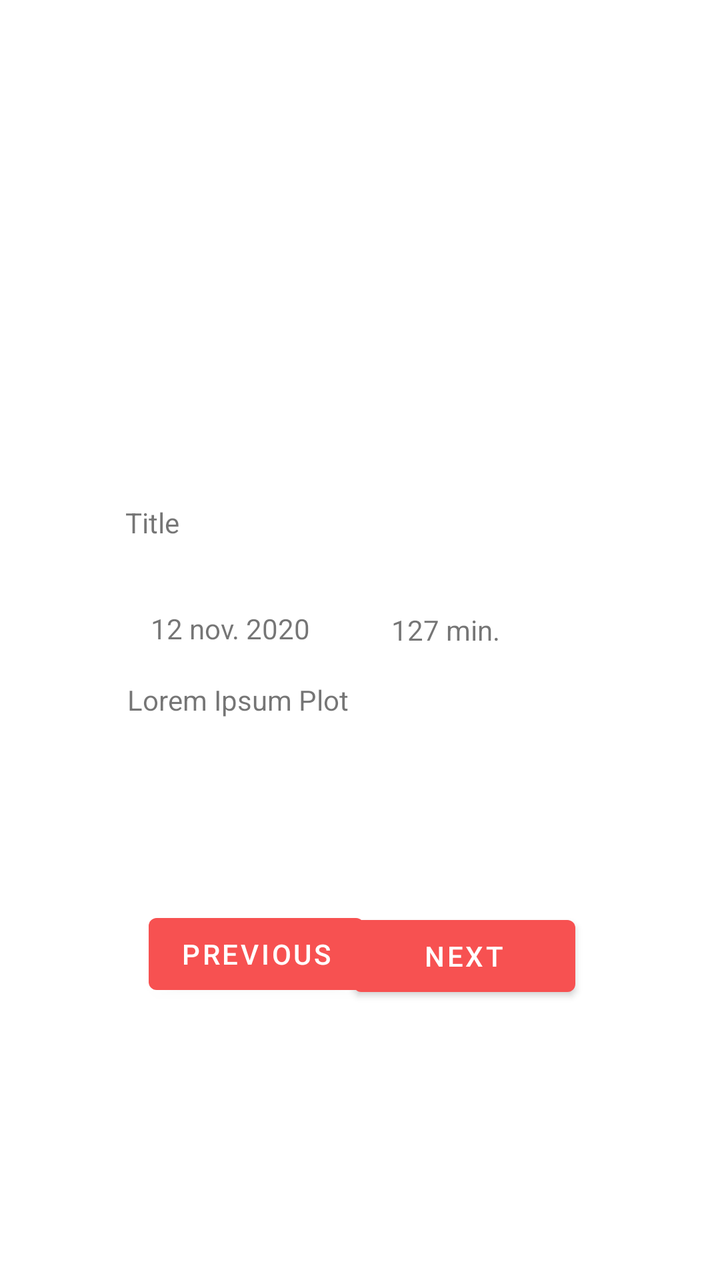
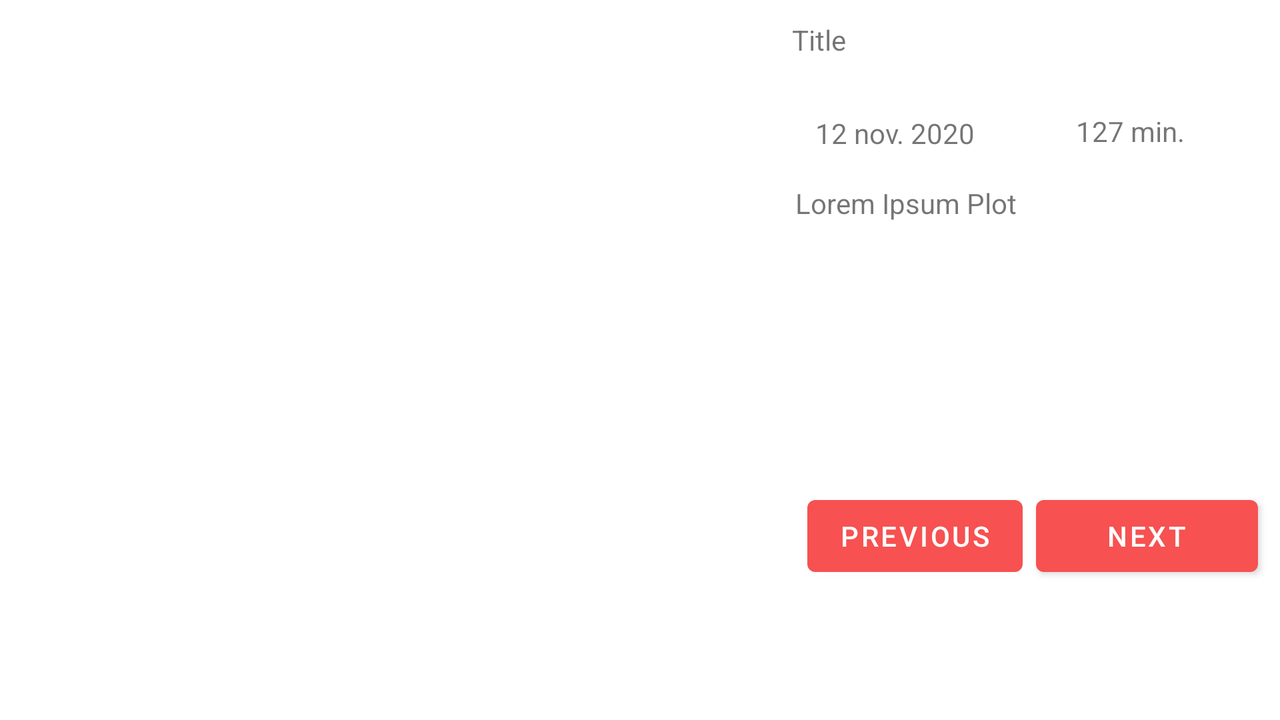

Compare how this app lays out the same screen by default and in its alternative resource folder. The renders come first, then the two layout files and the values they reference.
<!-- AndroidManifest.xml: application theme Theme.Moviereviewer -->
<!-- res/layout/fragment_movies.xml -->
<?xml version="1.0" encoding="utf-8"?>
<androidx.constraintlayout.widget.ConstraintLayout xmlns:android="http://schemas.android.com/apk/res/android"
    xmlns:tools="http://schemas.android.com/tools"
    xmlns:app="http://schemas.android.com/apk/res-auto"
    android:layout_width="match_parent"
    android:layout_height="match_parent"
    tools:context=".fragments.MoviesFragment" >

    <Button
        android:id="@+id/btnNext"
        android:layout_width="111dp"
        android:layout_height="48dp"
        android:text="@string/next"
        app:layout_constraintBottom_toBottomOf="parent"
        app:layout_constraintEnd_toEndOf="parent"
        app:layout_constraintHorizontal_bias="0.71"
        app:layout_constraintStart_toStartOf="parent"
        app:layout_constraintTop_toTopOf="parent"
        app:layout_constraintVertical_bias="0.767" />

    <Button
        android:id="@+id/btnPrevious"
        android:layout_width="wrap_content"
        android:layout_height="wrap_content"
        android:text="@string/previous"
        app:layout_constraintBottom_toBottomOf="parent"
        app:layout_constraintEnd_toEndOf="parent"
        app:layout_constraintHorizontal_bias="0.294"
        app:layout_constraintStart_toStartOf="parent"
        app:layout_constraintTop_toTopOf="parent"
        app:layout_constraintVertical_bias="0.765" />

    <TextView
        android:id="@+id/txtRuntime"
        android:layout_width="91dp"
        android:layout_height="28dp"
        android:text="@string/runtime"
        app:layout_constraintBottom_toBottomOf="parent"
        app:layout_constraintEnd_toEndOf="parent"
        app:layout_constraintHorizontal_bias="0.728"
        app:layout_constraintStart_toStartOf="parent"
        app:layout_constraintTop_toTopOf="parent"
        app:layout_constraintVertical_bias="0.499" />

    <TextView
        android:id="@+id/txtReleasedate"
        android:layout_width="111dp"
        android:layout_height="27dp"
        android:text="@string/releasedate"
        app:layout_constraintBottom_toBottomOf="parent"
        app:layout_constraintEnd_toEndOf="parent"
        app:layout_constraintHorizontal_bias="0.303"
        app:layout_constraintStart_toStartOf="parent"
        app:layout_constraintTop_toTopOf="parent"
        app:layout_constraintVertical_bias="0.497" />

    <TextView
        android:id="@+id/txtPlot"
        android:layout_width="232dp"
        android:layout_height="84dp"
        android:text="@string/plot"
        app:layout_constraintBottom_toBottomOf="parent"
        app:layout_constraintEnd_toEndOf="parent"
        app:layout_constraintHorizontal_bias="0.497"
        app:layout_constraintStart_toStartOf="parent"
        app:layout_constraintTop_toTopOf="parent"
        app:layout_constraintVertical_bias="0.612" />

    <TextView
        android:id="@+id/txtTitle"
        android:layout_width="234dp"
        android:layout_height="39dp"
        android:text="@string/title"
        app:layout_constraintBottom_toBottomOf="parent"
        app:layout_constraintEnd_toEndOf="parent"
        app:layout_constraintHorizontal_bias="0.497"
        app:layout_constraintStart_toStartOf="parent"
        app:layout_constraintTop_toTopOf="parent"
        app:layout_constraintVertical_bias="0.419" />

    <ImageView
        android:id="@+id/imgPoster"
        android:layout_width="166dp"
        android:layout_height="213dp"
        app:layout_constraintBottom_toBottomOf="parent"
        app:layout_constraintEnd_toEndOf="parent"
        app:layout_constraintHorizontal_bias="0.497"
        app:layout_constraintStart_toStartOf="parent"
        app:layout_constraintTop_toTopOf="parent"
        app:layout_constraintVertical_bias="0.083"
        tools:srcCompat="@tools:sample/avatars" />

    <ImageView
        android:id="@+id/imgComingsoon"
        android:layout_width="102dp"
        android:layout_height="117dp"
        android:layout_marginBottom="566dp"
        app:layout_constraintBottom_toBottomOf="parent"
        app:layout_constraintEnd_toEndOf="parent"
        app:layout_constraintHorizontal_bias="0.236"
        app:layout_constraintStart_toStartOf="parent"
        app:layout_constraintTop_toTopOf="parent"
        app:layout_constraintVertical_bias="0.0"
        tools:srcCompat="@tools:sample/avatars" />

</androidx.constraintlayout.widget.ConstraintLayout>
<!-- resources referenced by this layout -->
<resources>
  <string name="next">Next</string>
  <string name="plot">Lorem Ipsum Plot</string>
  <string name="previous">Previous</string>
  <string name="releasedate">12 nov. 2020</string>
  <string name="runtime">127 min.</string>
  <string name="title">Title</string>
  <style name="Theme.Moviereviewer" parent="Theme.MaterialComponents.DayNight.DarkActionBar">
          
          <item name="colorPrimary">@color/sunset</item>
          <item name="colorPrimaryVariant">@color/bright</item>
          <item name="colorOnPrimary">@color/white</item>
          
          <item name="colorSecondary">@color/blumine</item>
          <item name="colorSecondaryVariant">@color/fire_bush</item>
          <item name="colorOnSecondary">@color/black</item>
          
          <item name="android:statusBarColor" tools:targetApi="l">?attr/colorPrimaryVariant</item>
          
          <item name="windowActionBar">false</item>
          <item name="windowNoTitle">true</item>
      </style>
  <color name="sunset">#F75151</color>
  <color name="bright">#8F282B</color>
  <color name="white">#FFFFFFFF</color>
  <color name="blumine">#325863</color>
  <color name="fire_bush">#D99A3D</color>
  <color name="black">#FF000000</color>
</resources>
<!-- res/layout-land/fragment_movies.xml (the repository's variant of the layout above) -->
<!-- drawn on the phone turned sideways -->
<?xml version="1.0" encoding="utf-8"?>
<androidx.constraintlayout.widget.ConstraintLayout xmlns:android="http://schemas.android.com/apk/res/android"
    xmlns:app="http://schemas.android.com/apk/res-auto"
    android:layout_width="match_parent"
    android:layout_height="match_parent"
    xmlns:tools="http://schemas.android.com/tools">

    <Button
        android:id="@+id/btnNext"
        android:layout_width="111dp"
        android:layout_height="48dp"
        android:layout_marginBottom="68dp"
        android:text="@string/next"
        app:layout_constraintBottom_toBottomOf="parent"
        app:layout_constraintEnd_toEndOf="parent"
        app:layout_constraintHorizontal_bias="0.979"
        app:layout_constraintStart_toStartOf="parent" />

    <Button
        android:id="@+id/btnPrevious"
        android:layout_width="wrap_content"
        android:layout_height="wrap_content"
        android:layout_marginBottom="68dp"
        android:text="@string/previous"
        app:layout_constraintBottom_toBottomOf="parent"
        app:layout_constraintEnd_toStartOf="@+id/btnNext"
        app:layout_constraintHorizontal_bias="0.984"
        app:layout_constraintStart_toStartOf="parent" />

    <ImageView
        android:id="@+id/imgPoster"
        android:layout_width="107dp"
        android:layout_height="178dp"
        app:layout_constraintBottom_toBottomOf="parent"
        app:layout_constraintEnd_toEndOf="parent"
        app:layout_constraintHorizontal_bias="0.044"
        app:layout_constraintStart_toStartOf="parent"
        app:layout_constraintTop_toTopOf="parent"
        app:layout_constraintVertical_bias="0.12"
        tools:srcCompat="@tools:sample/avatars" />
    <ImageView
        android:id="@+id/imgComingsoon"
        android:layout_width="71dp"
        android:layout_height="94dp"
        android:layout_marginTop="8dp"
        app:layout_constraintEnd_toEndOf="parent"
        app:layout_constraintHorizontal_bias="0.004"
        app:layout_constraintStart_toStartOf="parent"
        app:layout_constraintTop_toTopOf="parent"
        tools:srcCompat="@tools:sample/avatars" />

    <TextView
        android:id="@+id/txtPlot"
        android:layout_width="232dp"
        android:layout_height="84dp"
        android:text="@string/plot"
        app:layout_constraintBottom_toBottomOf="parent"
        app:layout_constraintEnd_toEndOf="parent"
        app:layout_constraintHorizontal_bias="0.975"
        app:layout_constraintStart_toStartOf="parent"
        app:layout_constraintTop_toTopOf="parent"
        app:layout_constraintVertical_bias="0.333" />

    <TextView
        android:id="@+id/txtReleasedate"
        android:layout_width="111dp"
        android:layout_height="27dp"
        android:text="@string/releasedate"
        app:layout_constraintBottom_toBottomOf="parent"
        app:layout_constraintEnd_toStartOf="@+id/txtRuntime"
        app:layout_constraintHorizontal_bias="0.955"
        app:layout_constraintStart_toStartOf="parent"
        app:layout_constraintTop_toTopOf="parent"
        app:layout_constraintVertical_bias="0.171" />

    <TextView
        android:id="@+id/txtTitle"
        android:layout_width="234dp"
        android:layout_height="39dp"
        android:text="@string/title"
        app:layout_constraintBottom_toBottomOf="parent"
        app:layout_constraintEnd_toEndOf="parent"
        app:layout_constraintHorizontal_bias="0.975"
        app:layout_constraintStart_toStartOf="parent"
        app:layout_constraintTop_toTopOf="parent"
        app:layout_constraintVertical_bias="0.032" />

    <TextView
        android:id="@+id/txtRuntime"
        android:layout_width="91dp"
        android:layout_height="28dp"
        android:text="@string/runtime"
        app:layout_constraintBottom_toBottomOf="parent"
        app:layout_constraintEnd_toEndOf="parent"
        app:layout_constraintHorizontal_bias="0.98"
        app:layout_constraintStart_toStartOf="parent"
        app:layout_constraintTop_toTopOf="parent"
        app:layout_constraintVertical_bias="0.169" />

</androidx.constraintlayout.widget.ConstraintLayout>
